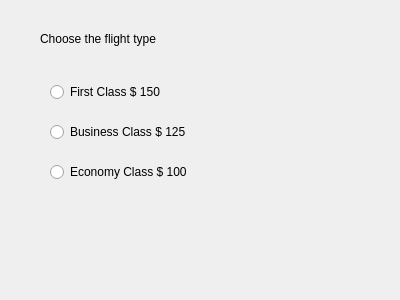
<?xml version="1.0" encoding="UTF-8"?>
<ui version="4.0">
 <class>Dialog</class>
 <widget class="QDialog" name="Dialog">
  <property name="geometry">
   <rect>
    <x>0</x>
    <y>0</y>
    <width>400</width>
    <height>300</height>
   </rect>
  </property>
  <property name="windowTitle">
   <string>Dialog</string>
  </property>
  <widget class="QLabel" name="label">
   <property name="geometry">
    <rect>
     <x>40</x>
     <y>30</y>
     <width>151</width>
     <height>18</height>
    </rect>
   </property>
   <property name="text">
    <string>Choose the flight type</string>
   </property>
  </widget>
  <widget class="QLabel" name="labelFare">
   <property name="geometry">
    <rect>
     <x>40</x>
     <y>250</y>
     <width>311</width>
     <height>18</height>
    </rect>
   </property>
   <property name="text">
    <string/>
   </property>
  </widget>
  <widget class="QRadioButton" name="radioButtonFirstClass">
   <property name="geometry">
    <rect>
     <x>50</x>
     <y>80</y>
     <width>131</width>
     <height>24</height>
    </rect>
   </property>
   <property name="text">
    <string>First Class $ 150</string>
   </property>
  </widget>
  <widget class="QRadioButton" name="radioButtonBusinessClass">
   <property name="geometry">
    <rect>
     <x>50</x>
     <y>120</y>
     <width>161</width>
     <height>24</height>
    </rect>
   </property>
   <property name="text">
    <string>Business Class $ 125</string>
   </property>
  </widget>
  <widget class="QRadioButton" name="radioButtonEconomyClass">
   <property name="geometry">
    <rect>
     <x>50</x>
     <y>160</y>
     <width>161</width>
     <height>24</height>
    </rect>
   </property>
   <property name="text">
    <string>Economy Class $ 100</string>
   </property>
  </widget>
 </widget>
 <resources/>
 <connections/>
</ui>
